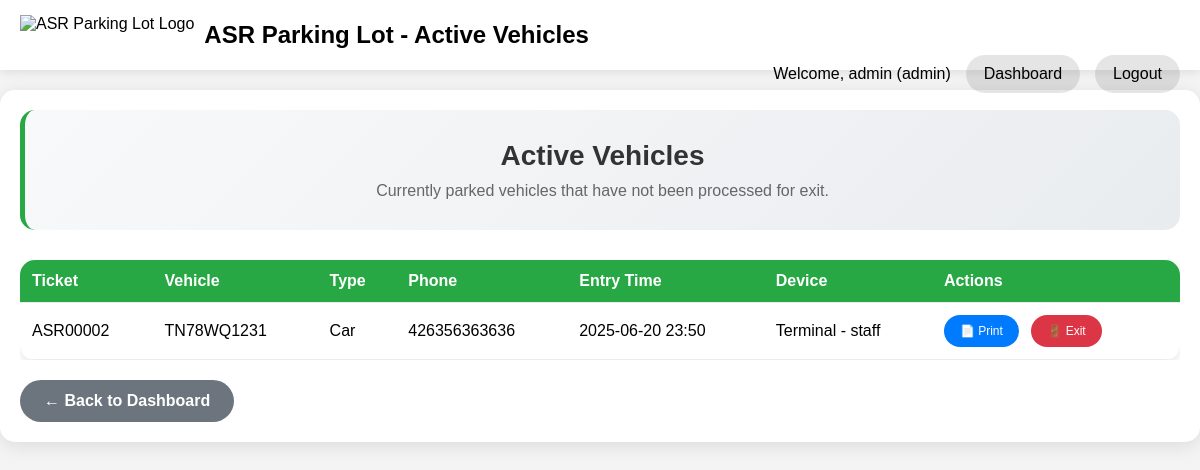
The page /staff/active-vehicles (signed in) on the database as committed earlier.
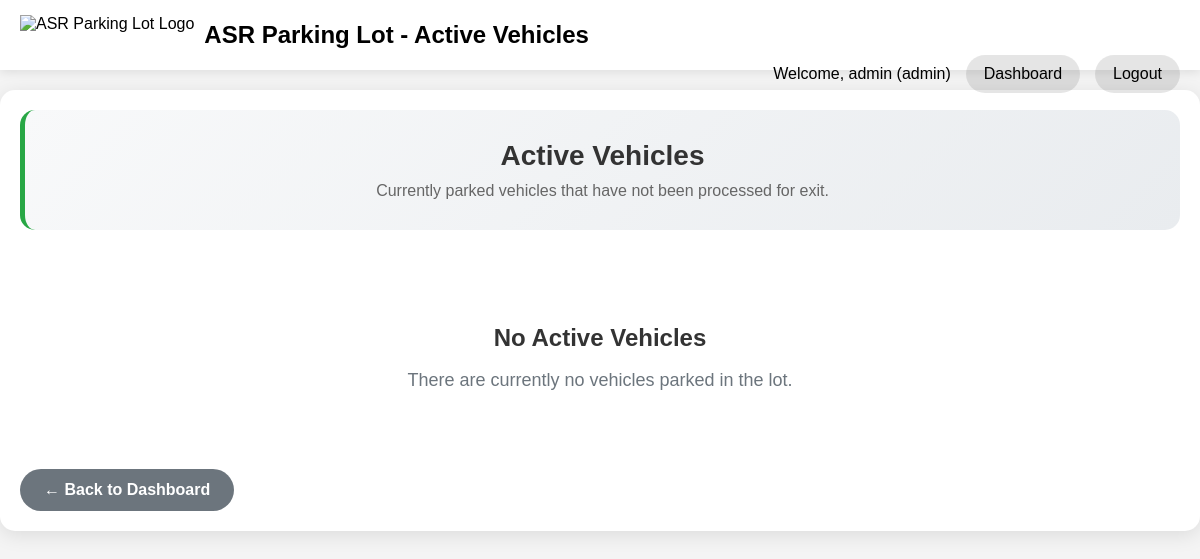
The same page on the database as committed later.
### app/models.py (models this page shows, shortened)
class Entry(db.Model):
    id = db.Column(db.Integer, primary_key=True)
    ticket_number = db.Column(db.String(20), unique=True, nullable=False)
    vehicle_type = db.Column(db.String(50), nullable=False)
    vehicle_number = db.Column(db.String(20), nullable=False)
    phone = db.Column(db.String(15), nullable=False)
    device = db.Column(db.String(50), nullable=False)
    entry_time = db.Column(db.DateTime, default=datetime.utcnow, nullable=False)
    exit_time = db.Column(db.DateTime, nullable=True)
    paid = db.Column(db.Boolean, default=False, nullable=False)
    amount = db.Column(db.Float, nullable=True)

### app/routes.py (the view)
@main.route('/staff/active-vehicles')
@login_required
def active_vehicles():
    if current_user.role not in ['admin', 'staff']:
        flash('Access denied. Staff or Admin privileges required.', 'error')
        return redirect(url_for('main.index'))
    active_vehicles = Entry.query.filter(
        Entry.exit_time.is_(None)
    ).order_by(Entry.entry_time.desc()).all()
    return render_template('active_vehicles.html',
                         title='Active Vehicles',
                         active_vehicles=active_vehicles)

### app/__init__.py (called while the page is built)
def create_app():
    app = Flask(__name__)
    app.config['SECRET_KEY'] = os.environ.get('SECRET_KEY') or 'dev-secret-key-change-in-production'
    app.config['SQLALCHEMY_DATABASE_URI'] = 'sqlite:///site.db'
    app.config['SQLALCHEMY_TRACK_MODIFICATIONS'] = False
    db.init_app(app)
    login_manager.init_app(app)
    migrate.init_app(app, db)
    login_manager.login_view = 'main.login'
    login_manager.login_message_category = 'info'
    from app.routes import main as main_blueprint
    app.register_blueprint(main_blueprint)
    from .models import User
    @login_manager.user_loader
    def load_user(user_id):
        return User.query.get(int(user_id))
    return app

### app/templates/active_vehicles.html (shortened to what this page needs)
<!DOCTYPE html>
<html lang="en">
<head>
</head>
<body>
    <div class="navbar">
        <div class="navbar-logo">
            <img src="{{ url_for('main.public_file', filename='logo.png') }}" alt="ASR Parking Lot Logo">
            <h1>ASR Parking Lot - Active Vehicles</h1>
        </div>
        <div class="navbar-right">
            <span>Welcome, {{ current_user.username }} ({{ current_user.role }})</span>
            <a href="{{ url_for('main.staff_dashboard') }}">Dashboard</a>
            <a href="{{ url_for('main.logout') }}">Logout</a>
        </div>
    </div>
    <div class="container">
        <div class="header-section">
            <h2>Active Vehicles</h2>
            <p>Currently parked vehicles that have not been processed for exit.</p>
        </div>
        {% if active_vehicles %}
        <div class="vehicles-table">
            <table>
                <thead>
                    <tr>
                        <th>Ticket</th>
                        <th>Vehicle</th>
                        <th>Type</th>
                        <th>Phone</th>
                        <th>Entry Time</th>
                        <th>Device</th>
                        <th>Actions</th>
                    </tr>
                </thead>
                <tbody>
                    {% for vehicle in active_vehicles %}
                    <tr>
                        <td>{{ vehicle.ticket_number }}</td>
                        <td>{{ vehicle.vehicle_number }}</td>
                        <td>{{ vehicle.vehicle_type }}</td>
                        <td>{{ vehicle.phone }}</td>
                        <td>{{ vehicle.entry_time.strftime('%Y-%m-%d %H:%M') }}</td>
                        <td>{{ vehicle.device }}</td>
                        <td>
                            <a href="{{ url_for('main.print_receipt', entry_id=vehicle.id) }}"
                               target="_blank"
                               class="action-btn">
                                📄 Print
                            </a>
                            <a href="{{ url_for('main.vehicle_exit') }}"
                               class="action-btn exit">
                                🚪 Exit
                            </a>
                        </td>
                    </tr>
                    {% endfor %}
                </tbody>
            </table>
        </div>
        {% else %}
        <div class="no-vehicles">
            <h3>No Active Vehicles</h3>
            <p>There are currently no vehicles parked in the lot.</p>
        </div>
        {% endif %}
        <a href="{{ url_for('main.staff_dashboard') }}" class="back-btn">← Back to Dashboard</a>
    </div>
</body>
</html>

Rows that differ between the two databases and show on the page:
no longer on this page (row edited): Entry: ticket_number "ASR00002", vehicle_number "TN78WQ1231", vehicle_type "Car", phone "426356363636", entry_time "2025-06-20 23:50", device "Terminal - staff"
Other text that changed with them:
text no longer shown: "Ticket Vehicle Type Phone Entry Time Device Actions"
text now shown: "No Active Vehicles There are currently no vehicles parked in the lot."
